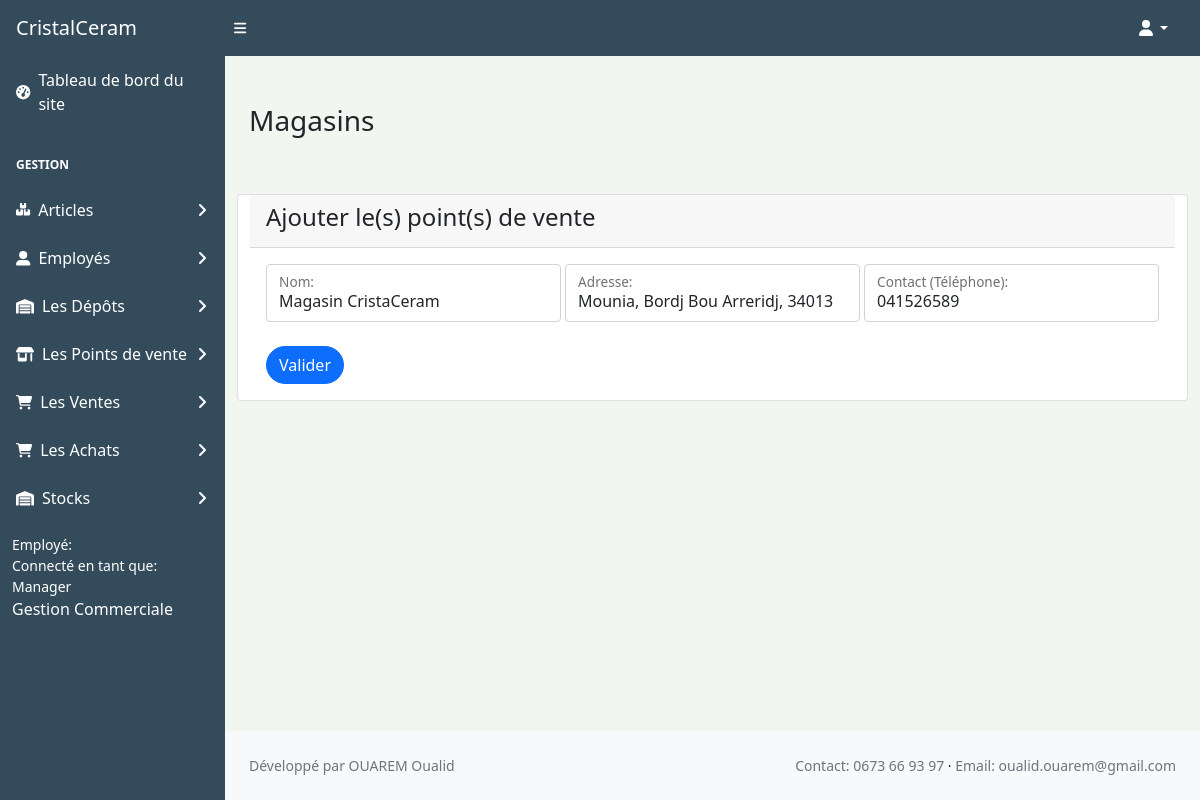
Screenshot of /admin/stores/1/edit (signed in) with the database file from the repository.
### root/models.py (models this page shows, shortened)
class UserForCompany(db.Model):
    __tablename__="user_for_company"
    id=db.Column(db.Integer, primary_key=True)
    fk_user_id = db.Column(db.Integer, db.ForeignKey('user.id'))
    fk_company_id = db.Column(db.Integer, db.ForeignKey('company.id'))
    fk_warehouse_id = db.Column(db.Integer, db.ForeignKey('warehouse.id'), nullable=True)
    role = db.Column(db.String(10))
    start_from = db.Column(db.DateTime, default = datetime.now())
    end_at = db.Column(db.DateTime)

class Store(db.Model):
    id = db.Column(db.Integer, primary_key=True)
    name = db.Column(db.String(50))
    address = db.Column(db.String(100))
    contact = db.Column(db.String(10))
    is_disabled = db.Column(db.Boolean, default = False)
    fk_company_id=db.Column(db.Integer, db.ForeignKey('company.id'))
    sellers = db.relationship('User', backref="stores_sellers", lazy ="subquery")

### root/admin/routes.py (the view, shortened to what this page needs)
@admin_bp.get('/stores/<int:store_id>/edit')
@admin_bp.post('/stores/<int:store_id>/edit')
@login_required
def edit_store(store_id):
    form = EditStoreForm()
    store = Store.query.get(store_id)
    if not store:
        return render_template('errors/404.html', blueprint="admin_bp")
    if store.is_disabled:
        flash('Opération impossible', 'danger')
        return redirect(url_for('admin_bp.stores'))
    if UserForCompany.query.filter_by(role="manager") \
            .filter(sa.and_(UserForCompany.fk_user_id == current_user.id,
                            UserForCompany.fk_company_id == store.fk_company_id)).first() is None:
        return render_template('errors/404.html', bluepint="admin_bp")
    if request.method == "GET":
        form.name.data = store.name
        form.address.data = store.address
        form.contact.data = store.contact
    return render_template("admin/new_store.html", form=form)

### root/admin/forms.py
class EditStoreForm(StoreForm):
    submit = SubmitField('Valider')

### root/admin/routes.py (called while the page is built)
@admin_bp.before_request
def admin_before_request():
    session['role'] = "Manager"
    if current_user.is_authenticated:
        user = UserForCompany.query.filter_by(role="manager").filter_by(fk_user_id=current_user.id).first()
        if not user:
            return render_template('errors/401.html')

### root/models.py (called while the page is built)
@login_manager.user_loader
def user_loader(user_id):
    return User.query.get_or_404(user_id)

### root/templates/admin/new_store.html (shortened to what this page needs)
{% extends "layouts/admin_layout.html" %}
{% block actual_title %}
    <h3 class="h3 mt-lg-auto">Magasins</h3>
{% endblock %}
{% block additional_styles %}
    <link rel="stylesheet" href="{{ url_for('static', filename='css/select2.min.css') }}">
    <link rel="stylesheet" href="{{ url_for('static', filename='css/select2-bootstrap-5.min.css')}}" />
{% endblock %}
{% block main_tag %}
        <div class="row mt-lg-5">
            <div class="card">
                <div class="card-header card-header-primary">
                    <h4 class="card-title ">Ajouter le(s) point(s) de vente</h4>
                </div>
                <div class="card-body">
                    <form method="post">
                        <div class="row g-1 mb-4">
                            <div class="col-md">
                                <div class="form-floating">
                                    {% if form.name.errors %}
                                        <div class="input-group has-validation">
                                            {{ form.name(class="form-control is-invalid") }}
                                            {% for error in form.name.errors %}
                                                <div class="invalid-feedback">
                                                    {{ error }}
                                                </div>
                                            {% endfor %}
                                        </div>
                                    {% else %}
                                        {{ form.name(class="form-control") }}
                                    {% endif %}
                                    {{ form.name.label }}
                                </div>
                            </div>
                            <div class="col-md">
                                <div class="form-floating">
                                    {% if form.address.errors %}
                                        <div class="input-group has-validation">
                                            {{ form.address(class="form-control is-invalid") }}
                                            {% for error in form.address.errors %}
                                                <div class="invalid-feedback">
                                                    {{error}}
                                                </div>
                                            {% endfor %}
                                        </div>
                                    {% else %}
                                        {{ form.address(class="form-control") }}
                                    {% endif %}
                                    {{ form.address.label }}
                                </div>
                            </div>
                            <div class="col-md">
                                <div class="form-floating">
                                    {% if form.contact.errors %}
                                        <div class="input-group has-validation">
                                            {{ form.contact(class="form-control is-invalid") }}
                                            {% for error in form.contact.errors %}
                                                <div class="invalid-feedback">
                                                    {{error}}
                                                </div>
                                            {% endfor %}
                                        </div>
                                    {% else %}
                                        {{ form.contact(class="form-control") }}
                                    {% endif %}
                                    {{ form.contact.label }}
                                </div>
                            </div>
                        </div>
                        <div class="row">
                            <div class="col-md">
                                {{ form.submit(class="btn btn-primary btn-md", style="border-radius: 20px;") }}
                            </div>
                        </div>
                    </form>
                </div>
            </div>
        </div>
{% endblock %}

### root/templates/layouts/admin_layout.html (shortened to what this page needs)
<!DOCTYPE html>
<html lang="fr">
    <head>
        <link rel="stylesheet" href="{{ url_for('static', filename='css/styles.css') }}">
        <link rel="stylesheet" href="{{ url_for('static', filename='css/all.css') }}">
        {% block additional_styles %}
        {% endblock additional_styles %}
    </head>
        <body class="sb-nav-fixed">
            <nav class="sb-topnav navbar navbar-custom navbar-expand">
                <a class="navbar-brand ps-3 text-white" href="#">CristalCeram </a>
                <button class="btn btn-sm order-1 order-lg-0 me-4 me-lg-0 btn-custom" id="sidebarToggle" href="#!">
                    <i style="color: white;" class="fas fa-bars"></i>
                </button>
                <ul class="navbar-nav ms-auto ms-md-0 me-3 me-lg-4 text-white">
                    <li class="nav-item dropdown">
                        <a class="nav-link dropdown-toggle" id="navbarDropdown" href="#" role="button" data-bs-toggle="dropdown" aria-expanded="false"><i  class="fas fa-user fa-fw text-white"></i></a>
                    </li>
                </ul>
            </nav>
            <div id="layoutSidenav">
                <div id="layoutSidenav_nav">
                    <nav class="sb-sidenav accordion" style="background-color: #597A96;" id="sidenavAccordion">
                        <div class="sb-sidenav-menu">
                            <div class="nav text-white">
                                <a class="nav-link" href="{{ url_for('admin_bp.index') }}">
                                    <div class="sb-nav-link-icon"><i class="fas fa-tachometer-alt"></i></div>
                                    Tableau de bord du site
                                </a>
                                <div class="sb-sidenav-menu-heading">Gestion</div>
                                <a class="nav-link collapsed" href="#" data-bs-toggle="collapse" data-bs-target="#collapseLayouts" aria-expanded="false" aria-controls="collapseLayouts">
                                    <div class="sb-nav-link-icon"><i class="fa-solid fa-boxes-stacked fa-sm"></i></div>
                                    Articles
                                    <div class="sb-sidenav-collapse-arrow"><i class="fas fa-angle-down"></i></div>
                                </a>
                                <a class="nav-link collapsed" href="#" data-bs-toggle="collapse" data-bs-target="#collapsePages" aria-expanded="false" aria-controls="collapsePages">
                                    <div class="sb-nav-link-icon"><i class="fa-solid fa-user-large"></i></div>
                                    Employés
                                    <div class="sb-sidenav-collapse-arrow"><i class="fas fa-angle-down"></i></div>
                                </a>
                                <a class="nav-link collapsed" href="#" data-bs-toggle="collapse" data-bs-target="#collapseDepot__" aria-expanded="false" aria-controls="collapseDepot">
                                    <div class="sb-nav-link-icon"><i class="fa-solid fa-warehouse"></i></div>
                                    Les Dépôts
                                    <div class="sb-sidenav-collapse-arrow"><i class="fas fa-angle-down"></i></div>
                                </a>
                                <a class="nav-link collapsed" href="#" data-bs-toggle="collapse" data-bs-target="#collapseStore__" aria-expanded="false" aria-controls="collapseDepot">
                                    <div class="sb-nav-link-icon"><i class="fa-solid fa-shop"></i></div>
                                    Les Points de vente
                                    <div class="sb-sidenav-collapse-arrow"><i class="fas fa-angle-down"></i></div>
                                </a>
                                <a class="nav-link collapsed" href="#" data-bs-toggle="collapse" data-bs-target="#collapseSales__" aria-expanded="false" aria-controls="collapsePurchases">
                                    <div class="sb-nav-link-icon"><i class="fa-solid fa-cart-shopping"></i></div>
                                    Les Ventes
                                    <div class="sb-sidenav-collapse-arrow"><i class="fas fa-angle-down"></i></div>
                                </a>
                                <a class="nav-link collapsed" href="#" data-bs-toggle="collapse" data-bs-target="#collapsePurchases__" aria-expanded="false" aria-controls="collapsePurchases">
                                    <div class="sb-nav-link-icon"><i class="fa-solid fa-cart-shopping"></i></div>
                                    Les Achats
                                    <div class="sb-sidenav-collapse-arrow"><i class="fas fa-angle-down"></i></div>
                                </a>
                                <a class="nav-link collapsed" href="#" data-bs-toggle="collapse" data-bs-target="#collapseStocks__" aria-expanded="false" aria-controls="collapseStock">
                                    <div class="sb-nav-link-icon"><i class="fa-solid fa-warehouse"></i>  </div>
                                    Stocks
                                    <div class="sb-sidenav-collapse-arrow"><i class="fas fa-angle-down"></i></div>
                                </a>
                        </div>
                        <div class="sb-sidenav-footer text-white">
                            <div class="small">Employé: {{ session['nom_complet'] }}</div>
                            <div class="small">Connecté en tant que: {{ session['role'] }}</div>
                            Gestion Commerciale
                        </div>
                        </div>
                    </nav>
                </div>
                <div id="layoutSidenav_content">
                    <main>
                        <div class="container-fluid px-4">
                            <h1 class="mt-5" style="text-transform: uppercase;">{% block actual_title %}{% endblock actual_title %}</h1>
                            {% block main_tag %}
                            {% endblock main_tag %}
                        </div>
                    </main>
                    <footer class="py-4 bg-light mt-auto">
                        <div class="container px-4">
                            <div class="d-flex align-items-center justify-content-between small">
                                <div class="text-muted">Développé par OUAREM Oualid</div>
                                <div>
                                    <span class="text-muted">Contact: 0673 66 93 97</span>
                                    &middot;
                                    <span class="text-muted">Email: oualid.ouarem@gmail.com</span>
                                </div>
                            </div>
                        </div>
                    </footer>
                </div>
            </div>
    </body>
</html>

### root/templates/layouts/admin_layout.html (style rules this page uses)
body { background-color: #F2F6F1; }
.nav-link { color: white; }
.navbar-custom, .sb-sidenav-menu, .btn-custom { background-color: #344B5C; }

### rows the page displays
UserForCompany: role "Manager"
Store: name "Magasin CristaCeram", address "Mounia, Bordj Bou Arreridj, 34013", contact "041526589"
